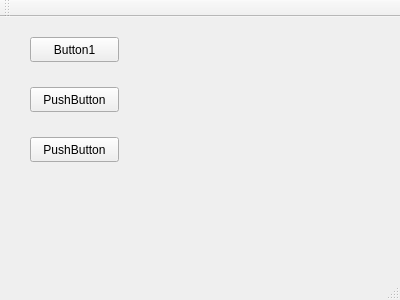
<?xml version="1.0" encoding="UTF-8"?>
<ui version="4.0">
 <class>G_practice</class>
 <widget class="QMainWindow" name="G_practice">
  <property name="geometry">
   <rect>
    <x>0</x>
    <y>0</y>
    <width>400</width>
    <height>300</height>
   </rect>
  </property>
  <property name="windowTitle">
   <string>G_practice</string>
  </property>
  <widget class="QWidget" name="centralWidget">
   <widget class="QPushButton" name="pushButton">
    <property name="geometry">
     <rect>
      <x>30</x>
      <y>20</y>
      <width>89</width>
      <height>25</height>
     </rect>
    </property>
    <property name="text">
     <string>Button1</string>
    </property>
   </widget>
   <widget class="QPushButton" name="pushButton_2">
    <property name="geometry">
     <rect>
      <x>30</x>
      <y>70</y>
      <width>89</width>
      <height>25</height>
     </rect>
    </property>
    <property name="text">
     <string>PushButton</string>
    </property>
   </widget>
   <widget class="QPushButton" name="pushButton_3">
    <property name="geometry">
     <rect>
      <x>30</x>
      <y>120</y>
      <width>89</width>
      <height>25</height>
     </rect>
    </property>
    <property name="text">
     <string>PushButton</string>
    </property>
   </widget>
  </widget>
  <widget class="QMenuBar" name="menuBar">
   <property name="geometry">
    <rect>
     <x>0</x>
     <y>0</y>
     <width>400</width>
     <height>22</height>
    </rect>
   </property>
  </widget>
  <widget class="QToolBar" name="mainToolBar">
   <attribute name="toolBarArea">
    <enum>TopToolBarArea</enum>
   </attribute>
   <attribute name="toolBarBreak">
    <bool>false</bool>
   </attribute>
  </widget>
  <widget class="QStatusBar" name="statusBar"/>
 </widget>
 <layoutdefault spacing="6" margin="11"/>
 <resources/>
 <connections/>
</ui>
